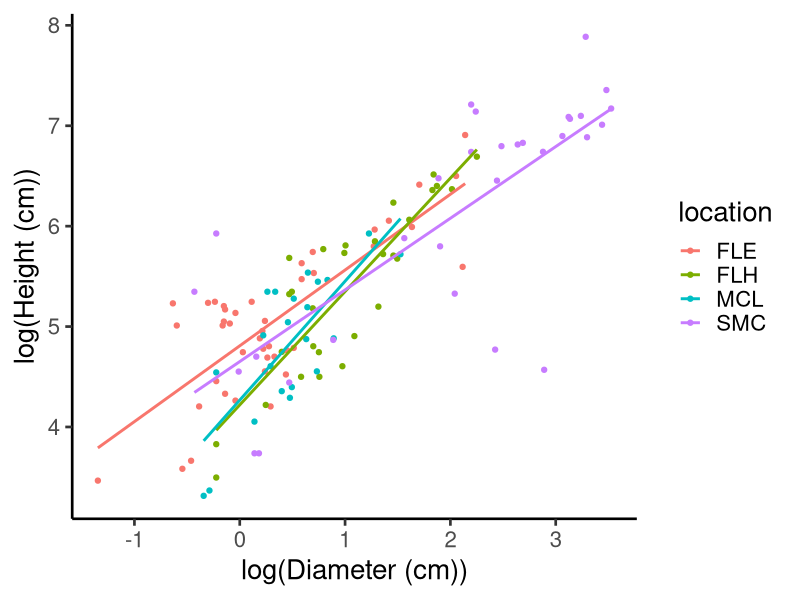

R code for this plot:
library(tidyverse)

hemlocks <- read_csv("hemlock_diam.csv", col_types = cols(location = col_factor(), date = col_date(format = "%m/%d/%Y")))

hemlocks.r <- hemlocks %>% filter(!is.na(height))

tree.size <- ggplot(data=hemlocks.r, aes(x=log(diameter), y=log(height), color=location)) +
  geom_point() +
  geom_smooth(method = "lm", se = FALSE) +
  xlab("log(Diameter (cm))") +
  ylab("log(Height (cm))") +
  coord_cartesian(expand=TRUE) +
  theme_classic(base_size=20) 
print(tree.size)
